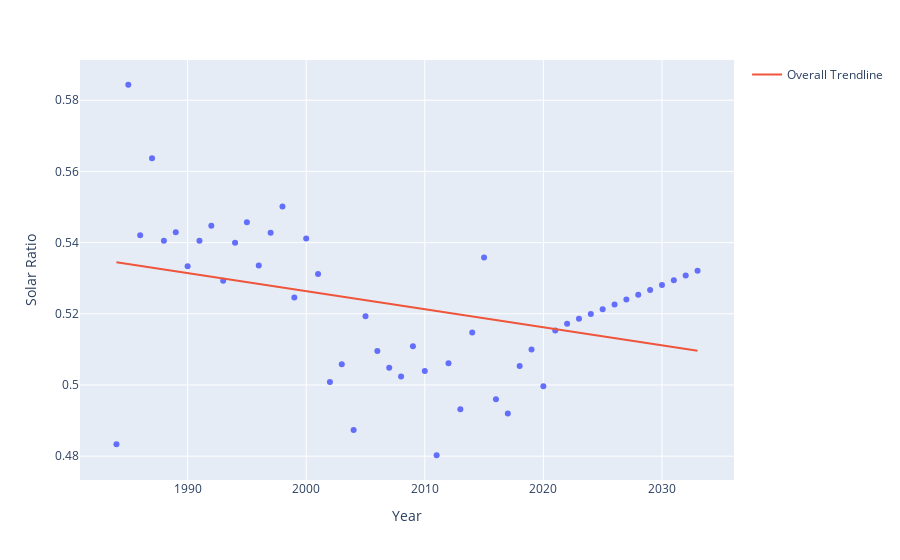

Notebook code cell kept with this figure:
### Markdown cell above
Plotly scatter plot of the yearly averages:

### Code cell
fig = px.scatter(avg, x = 'Year', y = 'Solar Ratio', trendline="ols",  trendline_scope="overall")
fig.show()
#fig.write_html("file.html") this will save it as an html file

### Figure 1 — Plotly figure (JSON) as saved in the notebook; plotly's stock layout.template omitted (floating-point values rounded to 4 significant figures)
{"data": [{"hovertemplate": "Year=%{x}<br>Solar Ratio=%{y}<extra></extra>", "legendgroup": "", "marker": {"color": "#636efa", "symbol": "circle"}, "mode": "markers", "name": "", "orientation": "v", "showlegend": false, "type": "scatter", "x": [1984, 1985, 1986, 1987, 1988, 1989, 1990, 1991, 1992, 1993, 1994, 1995, 1996, 1997, 1998, 1999, 2000, 2001, 2002, 2003, 2004, 2005, 2006, 2007, 2008, 2009, 2010, 2011, 2012, 2013, 2014, 2015, 2016, 2017, 2018, 2019, 2020, 2021, 2022, 2023, 2024, 2025, 2026, 2027, 2028, 2029, 2030, 2031, 2032, 2033], "xaxis": "x", "y": [0.4833, 0.5844, 0.5421, 0.5637, 0.5405, 0.5429, 0.5333, 0.5405, 0.5447, 0.5293, 0.54, 0.5457, 0.5336, 0.5428, 0.5502, 0.5246, 0.5411, 0.5312, 0.5008, 0.5059, 0.4873, 0.5193, 0.5096, 0.5048, 0.5024, 0.5109, 0.5039, 0.4803, 0.5061, 0.4932, 0.5148, 0.5358, 0.496, 0.492, 0.5053, 0.51, 0.4997, 0.5153, 0.5172, 0.5186, 0.5199, 0.5213, 0.5226, 0.524, 0.5254, 0.5267, 0.5281, 0.5294, 0.5308, 0.5321], "yaxis": "y"}, {"hovertemplate": "<b>OLS trendline</b><br>Solar Ratio = -0.000506783 * Year + 1.53994<br>R<sup>2</sup>=0.126110<br><br>Year=%{x}<br>Solar Ratio=%{y} <b>(trend)</b><extra></extra>", "legendgroup": "Overall Trendline", "line": {"color": "#EF553B"}, "mode": "lines", "name": "Overall Trendline", "showlegend": true, "type": "scatter", "x": [1984, 1985, 1986, 1987, 1988, 1989, 1990, 1991, 1992, 1993, 1994, 1995, 1996, 1997, 1998, 1999, 2000, 2001, 2002, 2003, 2004, 2005, 2006, 2007, 2008, 2009, 2010, 2011, 2012, 2013, 2014, 2015, 2016, 2017, 2018, 2019, 2020, 2021, 2022, 2023, 2024, 2025, 2026, 2027, 2028, 2029, 2030, 2031, 2032, 2033], "xaxis": "x", "y": [0.5345, 0.534, 0.5335, 0.533, 0.5325, 0.5319, 0.5314, 0.5309, 0.5304, 0.5299, 0.5294, 0.5289, 0.5284, 0.5279, 0.5274, 0.5269, 0.5264, 0.5259, 0.5254, 0.5249, 0.5243, 0.5238, 0.5233, 0.5228, 0.5223, 0.5218, 0.5213, 0.5208, 0.5203, 0.5198, 0.5193, 0.5188, 0.5183, 0.5178, 0.5173, 0.5167, 0.5162, 0.5157, 0.5152, 0.5147, 0.5142, 0.5137, 0.5132, 0.5127, 0.5122, 0.5117, 0.5112, 0.5107, 0.5102, 0.5097], "yaxis": "y"}], "layout": {"legend": {"tracegroupgap": 0}, "margin": {"t": 60}, "xaxis": {"anchor": "y", "domain": [0, 1], "title": {"text": "Year"}}, "yaxis": {"anchor": "x", "domain": [0, 1], "title": {"text": "Solar Ratio"}}}}
